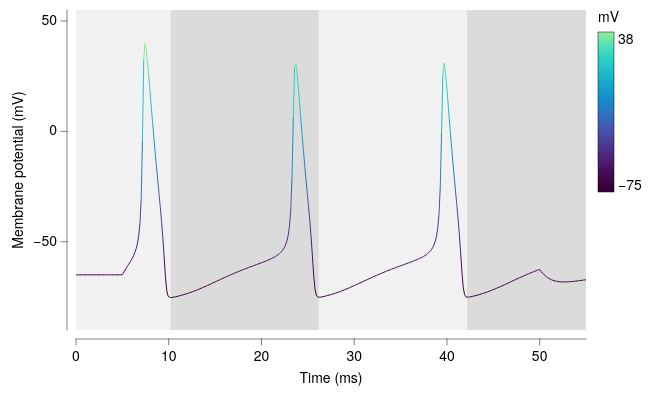

Vega-Lite specification stored for this chart:
### Vega-Lite specification from a JSON file in a GitHub repository (floating-point values rounded to 4 significant figures; data arrays with more than 128 entries replaced by an {"elided": "..."} marker saying what was removed)
{"background": null, "config": {"arc": {"fill": "#DBDBDB", "fillOpacity": 1.0, "innerRadius": 40.0, "padAngle": 0.03, "stroke": "black", "strokeOpacity": 1, "strokeWidth": 0.25}, "area": {"fill": "#DBDBDB", "fillOpacity": 1.0, "stroke": "black", "strokeOpacity": 1, "strokeWidth": 0.25}, "axis": {"domain": true, "domainCap": "round", "domainColor": "black", "domainWidth": 0.25, "grid": false, "gridCap": "round", "gridColor": "#F1F1F1", "gridDash": [0, 0], "gridOpacity": 1.0, "gridWidth": 0.25, "labelColor": "black", "labelFont": "Helvetica Neue, HelveticaNeue, Helvetica, Arial, sans-serif", "labelFontSize": 7, "labelFontStyle": "normal", "labelFontWeight": 400, "offset": 4.5, "ticks": true, "tickCap": "round", "tickColor": "black", "tickRound": false, "tickSize": 3, "tickWidth": 0.25, "titleColor": "black", "titleFont": "Helvetica Neue, HelveticaNeue, Helvetica, Arial, sans-serif", "titleFontSize": 7, "titleFontStyle": "normal", "titleFontWeight": 400}, "axisX": {"domain": true, "labelAlign": "center", "labelAngle": 0, "labels": true, "ticks": true, "translate": 0}, "axisY": {"domain": true, "labelAlign": "right", "labelAngle": 0, "labels": true, "ticks": true, "translate": 0}, "axisRight": {"domain": true, "labelAlign": "left", "labelAngle": 0, "labels": true, "ticks": true, "translate": 0}, "axisTop": {"domain": true, "labelAlign": "center", "labelAngle": 0, "labels": true, "ticks": true, "translate": 0}, "axisBand": {"tickOffset": 0}, "bar": {"fill": "#DBDBDB", "fillOpacity": 1.0, "stroke": "black", "strokeOpacity": 1, "strokeWidth": 0.25}, "boxplot": {"size": 14.4, "ticks": {"cornerRadius": 0.25, "fill": "black", "opacity": 1, "size": 7.2, "thickness": 0.25}, "box": {"fillOpacity": 1.0, "stroke": "black", "strokeOpacity": 1, "strokeWidth": 0.25}, "median": {"cornerRadius": 0, "fill": "black", "fillOpacity": 1.0, "opacity": 1, "size": 14.4, "thickness": 0.25}, "rule": {"fill": "black", "fillOpacity": 1.0, "size": 16.0, "stroke": "black", "strokeDash": [0, 0], "strokeOpacity": 1, "strokeWidth": 0.25}, "outliers": {"color": "black", "fill": "black", "fillOpacity": 1.0, "size": 0, "stroke": "black", "strokeOpacity": 1, "strokeWidth": 0.25}}, "circle": {"fill": "black", "fillOpacity": 1.0, "size": 2.0, "stroke": null, "strokeOpacity": 1, "strokeWidth": 0.25}, "errorband": {"band": {"fillOpacity": 0.6, "stroke": null, "strokeWidth": 0.25, "strokeOpacity": 1}, "borders": {"opacity": 0, "strokeOpacity": 0.25, "strokeWidth": 1}}, "errorbar": {"opacity": 1, "rule": {"strokeDash": [0, 0], "strokeWidth": 0.25}, "ticks": {"color": "black", "cornerRadius": 0.125, "opacity": 1, "size": 9.6, "thickness": 0.25}, "thickness": 0.25}, "font": "Helvetica Neue, HelveticaNeue, Helvetica, Arial, sans-serif", "geoshape": {"fill": "#DBDBDB", "fillOpacity": 1.0, "stroke": "black", "strokeOpacity": 1, "strokeWidth": 0.25}, "header": {"labelColor": "black", "labelFont": "Helvetica Neue, HelveticaNeue, Helvetica, Arial, sans-serif", "labelFontSize": 7, "labelFontStyle": "normal", "labelFontWeight": 400, "titleColor": "black", "titleFont": "Helvetica Neue, HelveticaNeue, Helvetica, Arial, sans-serif", "titleFontSize": 7, "titleFontStyle": "normal", "titleFontWeight": 400, "titlePadding": 0}, "legend": {"disable": false, "offset": 4.5, "titlePadding": 4, "labelOffset": 2, "gradientLabelOffset": 2, "gradientLength": 80.0, "gradientThickness": 8.0, "gradientOpacity": 1.0, "gradientStrokeColor": "black", "gradientStrokeWidth": 0.25, "labelColor": "black", "labelFont": "Helvetica Neue, HelveticaNeue, Helvetica, Arial, sans-serif", "labelFontSize": 7, "labelFontStyle": "normal", "labelFontWeight": 400, "strokeColor": "black", "strokeWidth": 0, "symbolSize": 42, "symbolStrokeColor": "black", "symbolStrokeWidth": 0.25, "titleColor": "black", "titleFont": "Helvetica Neue, HelveticaNeue, Helvetica, Arial, sans-serif", "titleFontSize": 7, "titleFontStyle": "normal", "titleFontWeight": 400}, "line": {"color": "black", "stroke": "black", "strokeCap": "butt", "strokeDash": [0, 0], "strokeOpacity": 1, "strokeWidth": 0.5}, "point": {"filled": true, "fill": "#DBDBDB", "fillOpacity": 1.0, "size": 8.0, "stroke": "black", "strokeOpacity": 1, "strokeWidth": 0.25}, "range": {"category": ["#B2B2B2", "#636363", "#4A7CD3", "#008542", "#382864", "#509F98", "#284F93", "#005226", "#A398D6", "#173633"], "diverging": {"scheme": ["#443E60", "#5F597E", "#7C759B", "#9994B6", "#B7B4CC", "#D6D5DC", "#F6F6F6", "#D1DAD9", "#A4C2BF", "#7AA9A4", "#578E89", "#37736E", "#1B5954"]}, "heatmap": {"scheme": ["#32022B", "#43044D", "#4C196E", "#4D338C", "#484DA6", "#3A68BB", "#1D83CA", "#1D9CCB", "#23B5C9", "#28CDC5", "#4DE0B4", "#91EE9F"]}, "ordinal": {"scheme": ["#F1F1F1", "#DBDBDB", "#C6C6C6", "#B2B2B2", "#9D9D9D", "#898989", "#767676", "#636363", "#515151", "#404040", "#2F2F2F", "#1F1F1F"]}, "ramp": {"scheme": ["#32022B", "#43044D", "#4C196E", "#4D338C", "#484DA6", "#3A68BB", "#1D83CA", "#1D9CCB", "#23B5C9", "#28CDC5", "#4DE0B4", "#91EE9F"]}}, "rule": {"color": "black", "stroke": "black", "strokeCap": "round", "strokeDash": [2, 2], "strokeOpacity": 1, "strokeWidth": 0.25}, "scale": {"bandPaddingInner": 0.1, "bandPaddingOuter": 0.1, "round": false}, "rect": {"fill": "#DBDBDB", "fillOpacity": 1.0, "stroke": "black", "strokeOpacity": 1, "strokeWidth": 0.25}, "square": {"fill": "#DBDBDB", "fillOpacity": 1.0, "size": 16.0, "stroke": "black", "strokeOpacity": 1, "strokeWidth": 0.25}, "text": {"color": "black", "font": "Helvetica Neue, HelveticaNeue, Helvetica, Arial, sans-serif", "fontSize": 7, "fontStyle": "normal", "fontWeight": 400}, "tick": {"color": "black", "cornerRadius": 0.125, "opacity": 1.0, "size": 14.4, "thickness": 0.25}, "title": {"anchor": "middle", "frame": "group", "color": "black", "font": "Helvetica Neue, HelveticaNeue, Helvetica, Arial, sans-serif", "fontSize": 7, "fontStyle": "normal", "fontWeight": 400, "subtitleColor": "black", "subtitleFont": "Helvetica Neue, HelveticaNeue, Helvetica, Arial, sans-serif", "subtitleFontSize": "Helvetica Neue, HelveticaNeue, Helvetica, Arial, sans-serif", "subtitleFontStyle": "normal", "subtitleFontWeight": 400}, "trail": {"color": "black", "opacity": 1, "size": 0.5}, "view": {"continuousWidth": 255, "continuousHeight": 160, "discreteWidth": 255, "discreteHeight": 160, "fill": null, "stroke": null, "strokeWidth": 0.25}}, "layer": [{"data": {"name": "data-f649f9d1c293ec8042ca0358e3477a5a"}, "mark": {"type": "rect", "color": "#F1F1F1", "cornerRadius": 0, "opacity": 1.0, "stroke": null, "strokeOpacity": 0, "strokeWidth": 0}, "encoding": {"x": {"datum": 0.0}, "x2": {"datum": 10.2}}}, {"data": {"name": "data-f649f9d1c293ec8042ca0358e3477a5a"}, "mark": {"type": "rect", "color": "#DBDBDB", "cornerRadius": 0, "opacity": 1.0, "stroke": null, "strokeOpacity": 0, "strokeWidth": 0}, "encoding": {"x": {"datum": 10.2}, "x2": {"datum": 26.19}}}, {"data": {"name": "data-f649f9d1c293ec8042ca0358e3477a5a"}, "mark": {"type": "rect", "color": "#F1F1F1", "cornerRadius": 0, "opacity": 1.0, "stroke": null, "strokeOpacity": 0, "strokeWidth": 0}, "encoding": {"x": {"datum": 26.19}, "x2": {"datum": 42.18}}}, {"data": {"name": "data-f649f9d1c293ec8042ca0358e3477a5a"}, "mark": {"type": "rect", "color": "#DBDBDB", "cornerRadius": 0, "opacity": 1.0, "stroke": null, "strokeOpacity": 0, "strokeWidth": 0}, "encoding": {"x": {"datum": 42.18}, "x2": {"datum": 55.0}}}, {"data": {"name": "data-b6f7fd2acaa55968da0c694514d772cd"}, "mark": {"type": "line"}, "encoding": {"color": {"field": "mV", "title": "mV", "type": "quantitative"}, "detail": {"field": "seg", "type": "nominal"}, "x": {"field": "t", "scale": {"domain": [0, 55], "nice": false}, "title": "Time (ms)", "type": "quantitative"}, "y": {"field": "V", "scale": {"domain": [-90, 55], "nice": false}, "title": "Membrane potential (mV)", "type": "quantitative"}}}], "$schema": "https://vega.github.io/schema/vega-lite/v6.4.1.json", "datasets": {"data-f649f9d1c293ec8042ca0358e3477a5a": [{"__dummy": 0, "__dysonsphere__": 1}], "data-b6f7fd2acaa55968da0c694514d772cd": {"elided": "798 records"}}}
